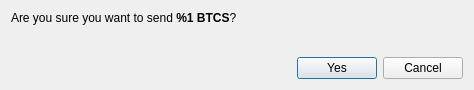
<?xml version="1.0" encoding="UTF-8"?>
<ui version="4.0">
 <class>ConfirmSendDialog</class>
 <widget class="QDialog" name="ConfirmSendDialog">
  <property name="windowModality">
   <enum>Qt::ApplicationModal</enum>
  </property>
  <property name="geometry">
   <rect>
    <x>0</x>
    <y>0</y>
    <width>474</width>
    <height>90</height>
   </rect>
  </property>
  <property name="windowTitle">
   <string>Confirm sending %1 BTCS</string>
  </property>
  <layout class="QVBoxLayout" name="verticalLayout">
   <item>
    <layout class="QVBoxLayout" name="verticalLayout_2">
     <item>
      <widget class="QLabel" name="m_confirmLabel">
       <property name="text">
        <string>&lt;html&gt;&lt;head/&gt;&lt;body&gt;&lt;p&gt;Are you sure you want to send &lt;strong&gt;%1 BTCS&lt;/strong&gt;?&lt;/p&gt;&lt;/body&gt;&lt;/html&gt;</string>
       </property>
       <property name="textFormat">
        <enum>Qt::RichText</enum>
       </property>
      </widget>
     </item>
     <item>
      <widget class="QLabel" name="m_paymentIdLabel">
       <property name="text">
        <string/>
       </property>
       <property name="textFormat">
        <enum>Qt::RichText</enum>
       </property>
      </widget>
     </item>
    </layout>
   </item>
   <item>
    <spacer name="verticalSpacer">
     <property name="orientation">
      <enum>Qt::Vertical</enum>
     </property>
     <property name="sizeHint" stdset="0">
      <size>
       <width>20</width>
       <height>40</height>
      </size>
     </property>
    </spacer>
   </item>
   <item>
    <layout class="QHBoxLayout" name="horizontalLayout_2">
     <item>
      <spacer name="horizontalSpacer">
       <property name="orientation">
        <enum>Qt::Horizontal</enum>
       </property>
       <property name="sizeHint" stdset="0">
        <size>
         <width>40</width>
         <height>20</height>
        </size>
       </property>
      </spacer>
     </item>
     <item>
      <widget class="QPushButton" name="m_okButton">
       <property name="text">
        <string>Yes</string>
       </property>
       <property name="icon">
        <iconset resource="../../resources.qrc">
         <normaloff>:/icons/transaction</normaloff>:/icons/transaction</iconset>
       </property>
      </widget>
     </item>
     <item>
      <widget class="QPushButton" name="m_cancelButton">
       <property name="text">
        <string>Cancel</string>
       </property>
       <property name="icon">
        <iconset resource="../../resources.qrc">
         <normaloff>:/icons/cancel</normaloff>:/icons/cancel</iconset>
       </property>
      </widget>
     </item>
    </layout>
   </item>
  </layout>
 </widget>
 <resources>
  <include location="../../resources.qrc"/>
 </resources>
 <connections>
  <connection>
   <sender>m_okButton</sender>
   <signal>clicked()</signal>
   <receiver>ConfirmSendDialog</receiver>
   <slot>accept()</slot>
   <hints>
    <hint type="sourcelabel">
     <x>500</x>
     <y>62</y>
    </hint>
    <hint type="destinationlabel">
     <x>276</x>
     <y>44</y>
    </hint>
   </hints>
  </connection>
  <connection>
   <sender>m_cancelButton</sender>
   <signal>clicked()</signal>
   <receiver>ConfirmSendDialog</receiver>
   <slot>reject()</slot>
   <hints>
    <hint type="sourcelabel">
     <x>417</x>
     <y>62</y>
    </hint>
    <hint type="destinationlabel">
     <x>276</x>
     <y>44</y>
    </hint>
   </hints>
  </connection>
 </connections>
</ui>
